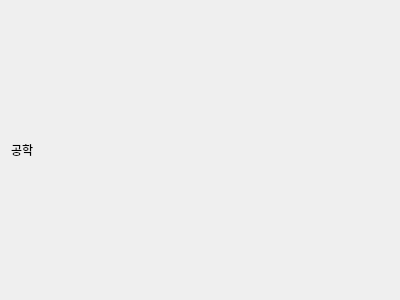
<?xml version="1.0" encoding="UTF-8"?>
<ui version="4.0">
 <class>FormCalculatorScientific</class>
 <widget class="QWidget" name="FormCalculatorScientific">
  <property name="geometry">
   <rect>
    <x>0</x>
    <y>0</y>
    <width>400</width>
    <height>300</height>
   </rect>
  </property>
  <property name="windowTitle">
   <string>Form</string>
  </property>
  <layout class="QGridLayout" name="gridLayout">
   <item row="0" column="0">
    <widget class="QLabel" name="label">
     <property name="text">
      <string>공학</string>
     </property>
    </widget>
   </item>
  </layout>
 </widget>
 <resources/>
 <connections/>
</ui>
